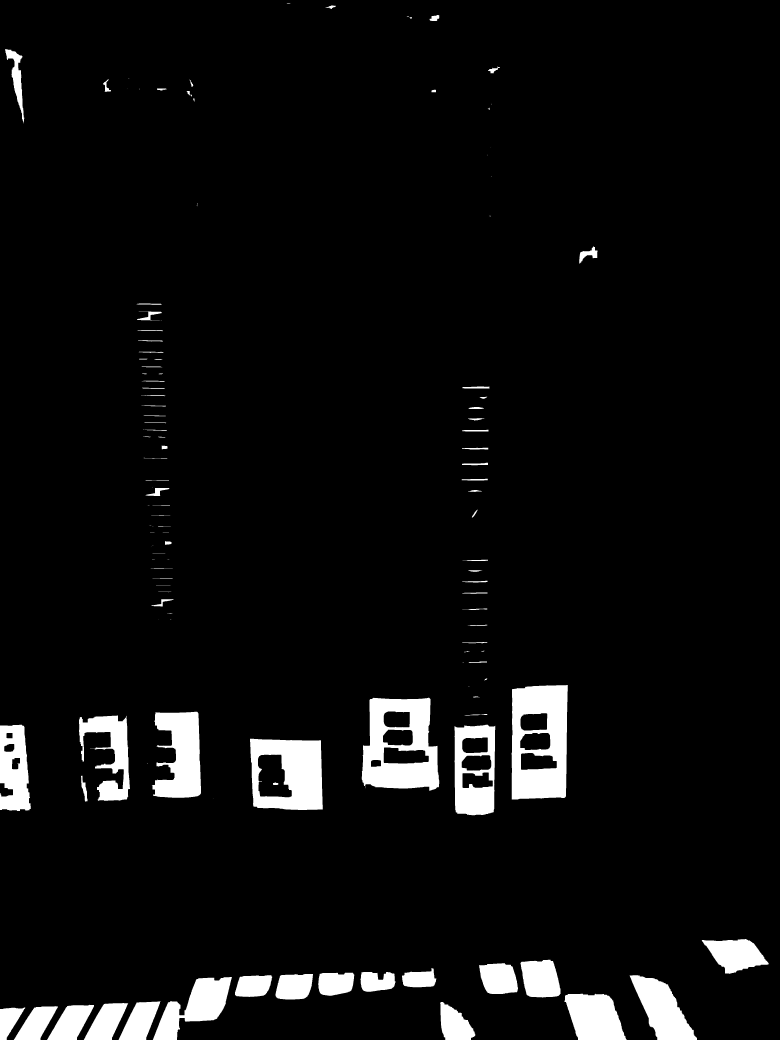
#> input picture pictures/book_1_bin.jpg, 3120 x 4160 px (shown at 1/4 size)
$ python -i findSpine.py   (imports and definitions only)
#> lines starting #> are read from the running program, lines starting #| are printed output that depends on the picture
#> further down, picture is the input picture: shape (4160, 3120, 3); min 0, max 255, mean 13.4
### scripts/utils.py
import numpy as np
import cv2 as cv


class Line:
    """
    Class to represent a line with equation rho = xcos theta + ysin theta.
    rho is the perpendicular distance from origin to the line and theta is the
    angle formed by this perpedicular line and the x-axis measured counter-clockwise
    To represent it in the form ax + by + c =  we take a = cos theta, b = sin theta, c = -rho
    """
    def __init__(self, theta, rho):
        self.theta = theta
        self.rho = rho
        self.a = np.cos(theta)
        self.b = np.sin(theta)
        self.c = -rho

    # [29 lines left out: functions distanceFromPoint, plotOnImage, calculateXgivenY, calculateYgivenX, not called in this run]


class Rectangle:
    """
    Class to represent a rectangle with sides parallel to the coordinate axes.
    """
    # [88 lines left out: functions __init__, unpack, isInnerRectangle, plotOnImage, displayImage, removeInnerRectangles and 2 more, not called in this run]

### scripts/findSpine.py
from utils import Line, findClosestLineToPoint
import cv2 as cv
import numpy as np


def findBookBoundaries(image):
    """
    Finds all lines that could be book boundaries using Canny Edge Detection and Hough Line Transform
    """
    img_grey = cv.cvtColor(image, cv.COLOR_BGR2GRAY)
    img_downsampled = None
    img_downsampled = cv.pyrDown(img_grey, img_downsampled)  # Downsample - scale factor 2
    img_canny_edge = cv.Canny(img_downsampled, 50, 50)
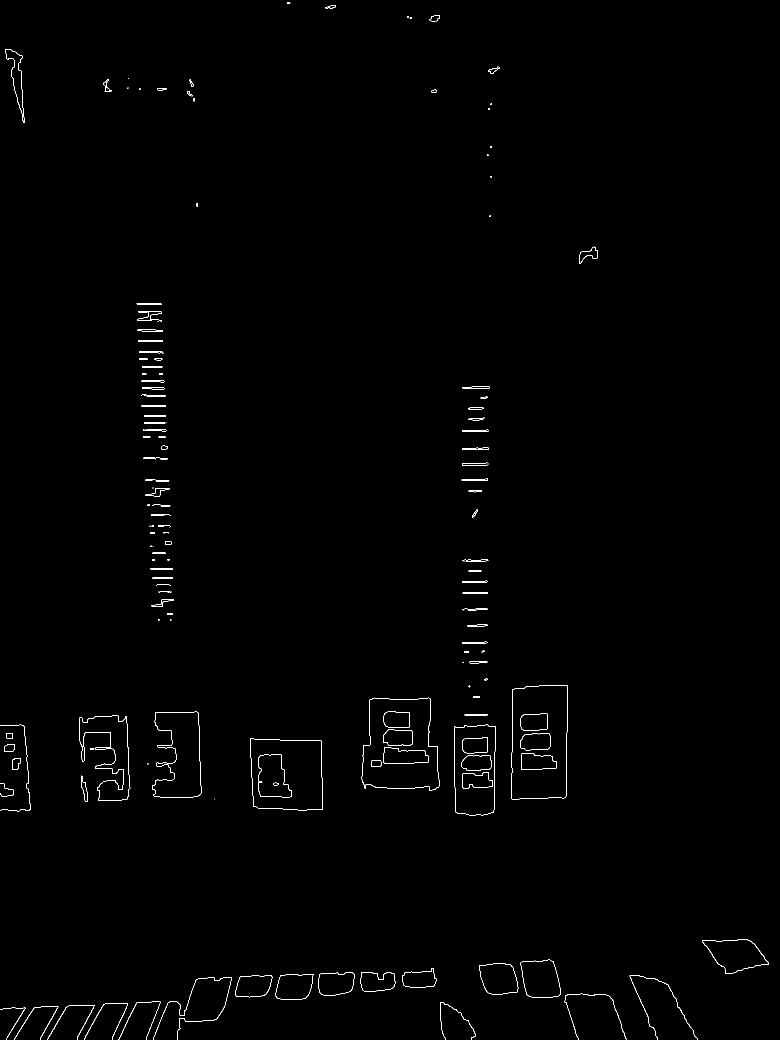
#> img_canny_edge: shape (2080, 1560) (shown at 1/2 size); 0.52% white in thin lines or dots

    hough_lines = cv.HoughLines(image=img_canny_edge, rho=1, theta=np.pi / 180, threshold=100)
#> hough_lines = 15 rows, first 8: [1159, 0.0175], [2016, 1.52], [1968, 1.54], [1024, 0], [1459, 1.61], [909, 0], [2013, 1.54], [2049, 1.47]

    if hough_lines is None:
        return []

    boundary_lines = []
    for hough_line in hough_lines:
        rho = hough_line[0][0]
        theta = hough_line[0][1]

        # Keep only lines that are vertical or almost vertical
        if abs(theta) < np.pi / 20 or abs(theta) > 19 * np.pi / 20:
            boundary_lines.append(Line(theta, 2 * rho))  # Rho is multiplied by 2 as the image used for detecting the lines is downsampled
#> this loop made 15 passes
#> (rho, theta) on passes 2, 3, 5, 7, 8, 10, 11, 12, 14: (2016, 1.52), (1968, 1.54), (1459, 1.61), (2013, 1.54), (2049, 1.47), (1975, 1.52), (2009, 1.55), (-356, 2.72), (-457, 2.83)
#> (rho, theta) on passes 1, 4, 6, 9, 13, 15: (1159, 0.0175), (1024, 0), (909, 0), (1016, 0.0175), (-882, 3.12), (310, 0)
#> after the loop, boundary_lines = 6 items
    return boundary_lines


def findSpineBoundaries(label_rectangle, boundary_lines):
    """
    Finds the left and right boundaries of the spine of this book
    """
    left_lines = []
    right_lines = []

    lines = boundary_lines
    if len(lines) == 0:
        return None, None

    # Define point on the boundaries of the label
    midpoint_y = label_rectangle.y + label_rectangle.h / 2
    label_left_midpoint_x = label_rectangle.x
    label_right_midpoint_x = label_rectangle.x + label_rectangle.w

    # Split the line into lines lying on the right vs left of the label
    for line in lines:
        line_midpoint_x = line.calculateXgivenY(midpoint_y)
        if line_midpoint_x < label_left_midpoint_x:
            left_lines.append(line)
        elif line_midpoint_x > label_right_midpoint_x:
            right_lines.append(line)

    # Find the closest line on either side of the label
    left_spine_bound = findClosestLineToPoint((label_left_midpoint_x, midpoint_y), left_lines)
    right_spine_bound = findClosestLineToPoint((label_right_midpoint_x, midpoint_y), right_lines)
    return left_spine_bound, right_spine_bound

>>> import cv2
>>> picture = cv2.imread('../pictures/book_1_bin.jpg')
>>> result = findBookBoundaries(picture)
#> result = 6 items
